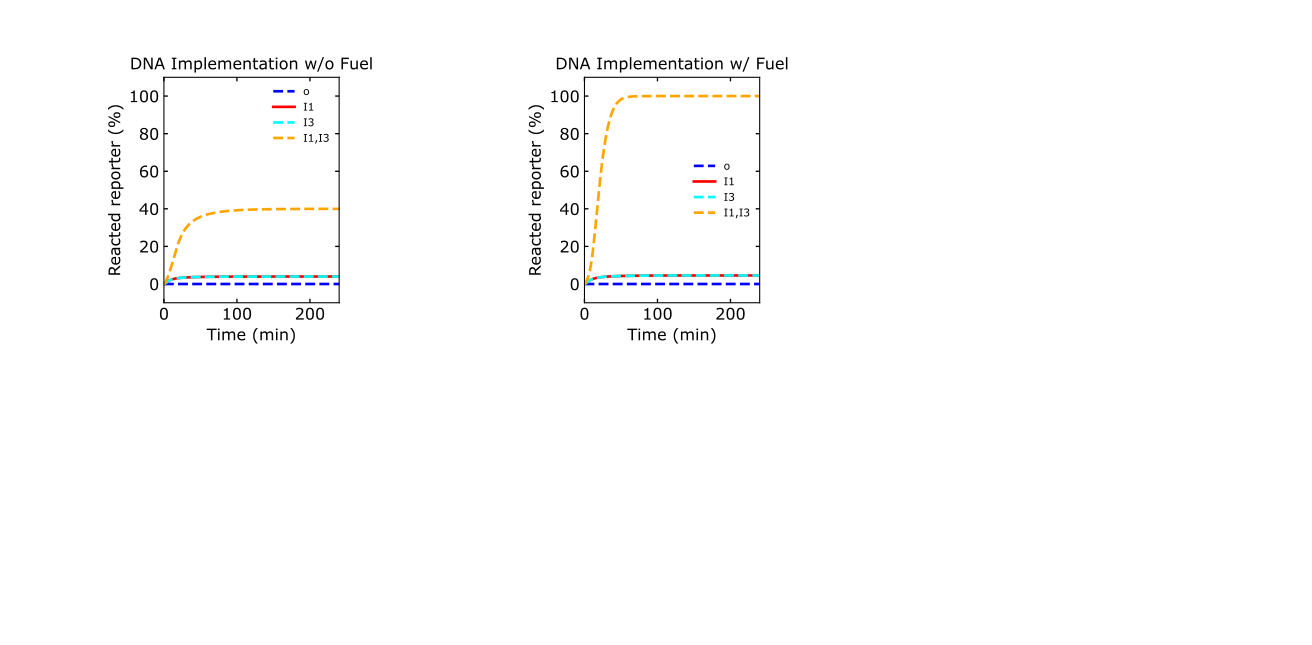

Generate this figure with Python:
# -*- coding: utf-8 -*-
"""
Created on Fri Jul  8 12:48:27 2022

@author: tnm12
"""
import numpy as np
import scipy.integrate as spi
import matplotlib as mpl
import matplotlib.pyplot as plt
from matplotlib.ticker import MaxNLocator
from matplotlib import cm

import sys
import Simulatorv2021 as RSDs #import version 2.0.2.1 of simulator


 ##############################################################################
    #Simulations
 ##############################################################################

ic = 90

IN_temp1 = [0,ic,0,ic] #input template
IN_temp3 = [0,0,ic,ic] #input template

t_sim = np.linspace(0,6,1001)*3600 # seconds

fuel_con = [0,200] #fuel concentration

color = ['blue', 'red','aqua','orange']

linestyle = ['--','-','--','--']

model2 = RSDs.RSD_sim(5) # define the model instance and # of domains

# specify species involved in the reaction
model2.molecular_species('G{1,2}',ic=100)
model2.molecular_species('G{3,2}',ic=100)
model2.molecular_species('G{2,4}',ic=200)
model2.molecular_species('REP{4}',ic=150)
model2.molecular_species('th{2}',ic=120)

model2.global_rate_constants(krsd=5e4/1e9,krsdF=5e4/1e9,kth=2e6/1e9,krep=5e4/1e9)

for j in range(len(fuel_con)):
    
    model2.molecular_species('f{2}',ic=fuel_con[j])

    for n in range(len(IN_temp1)):

        model2.molecular_species('I{1}',ic=IN_temp1[n])
        model2.molecular_species('I{3}',ic=IN_temp3[n])
    
    # simulate the model (input is simulation time)
        model2.simulate(t_sim)
        
        
        # pull out the species from the model solution to plot
        S4 = model2.output_concentration('S{4}')
        
        
        fs = 12 #font size
        
        plt.subplot(2,5,1+2*j)
        plt.plot(model2.t/60,(S4/150)*100,color=color[n],linewidth=2,linestyle=linestyle[n])
    
    plt.xticks(fontsize=fs)
    plt.yticks(fontsize=fs)
    plt.ylim(-10,110)
    plt.xlim(0,240)
    ax1 = plt.gca()
    ax1.xaxis.set_tick_params(which='both',size=3,width=1,direction='in',top='on')
    ax1.yaxis.set_tick_params(which='both',size=3,width=1,direction='in',right='on')
    plt.xlabel('Time (min)',fontsize=fs)
    plt.ylabel('Reacted reporter (%)',fontsize=fs)
    if j == 0:
        plt.title('DNA Implementation w/o Fuel')
    else:
        plt.title('DNA Implementation w/ Fuel')
    plt.legend(['o','I1','I3','I1,I3'],frameon=False,fontsize=8)
